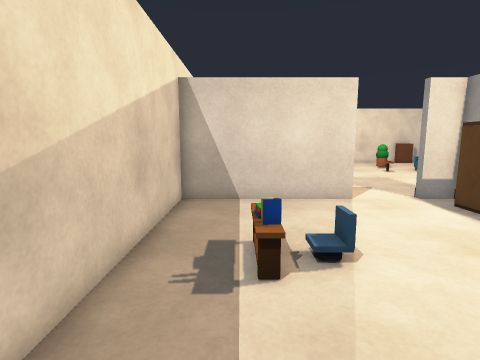
View 1 (above)

16 first-person views from a walk through a robot-simulator world made for Gazebo. The camera is 1.2 m above the floor, tilts 8° down and sees 80° across. The floor is counted in squares, 0.5 m on a side. Each view is taken from the middle of a square. On the plan, view 1 faces up. The plan holds only what a view shows up to about 18 squares ahead; the rest is blank.

View 2
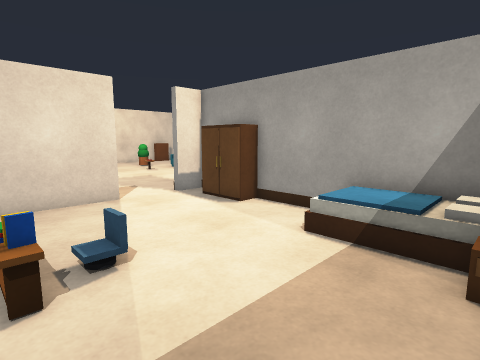

View 3
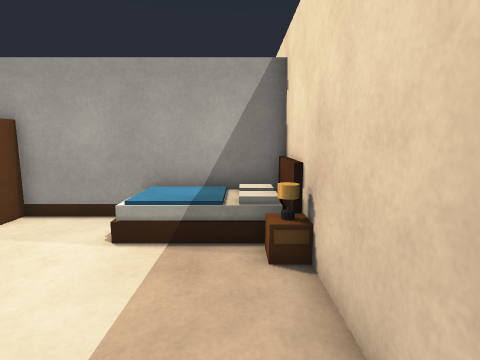

View 4
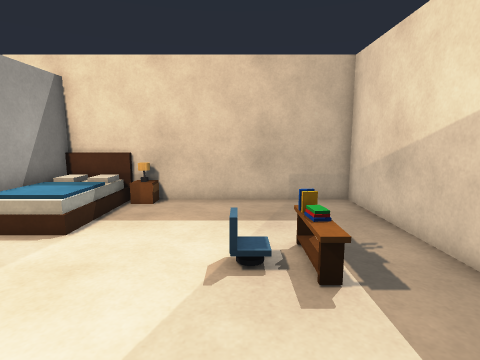

View 5
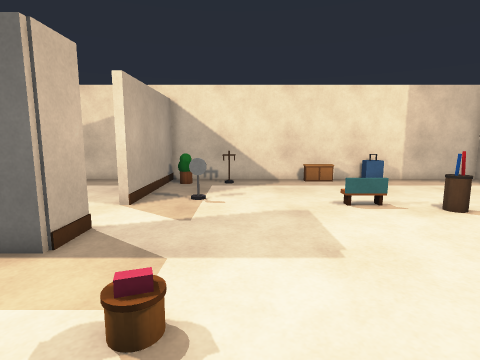

View 6
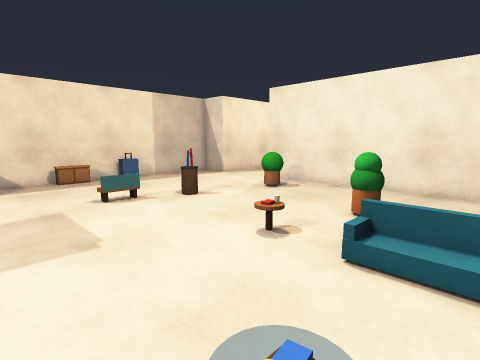

View 7
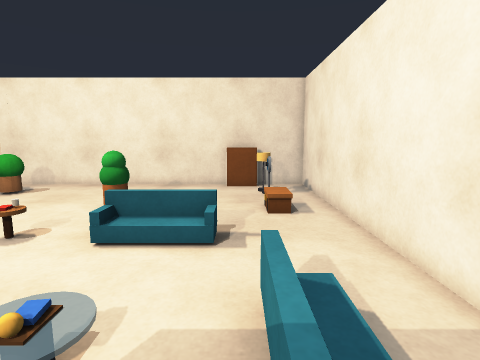

View 8
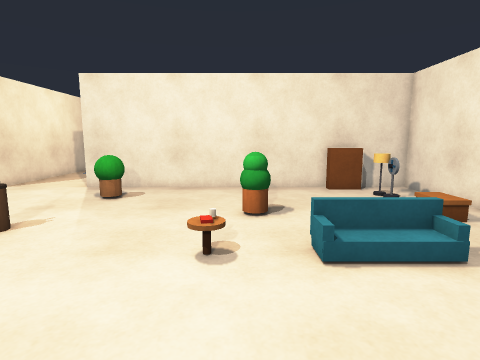

View 9
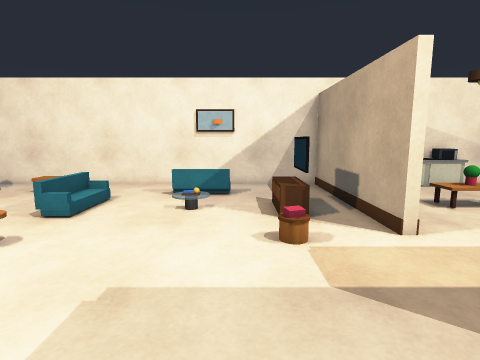

View 10
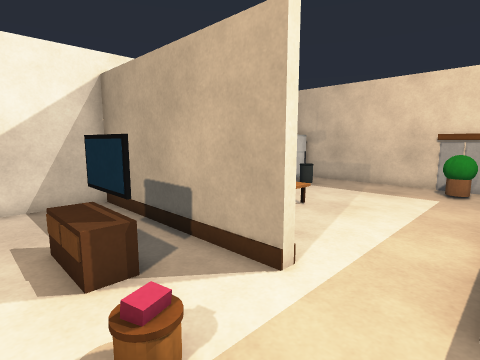

View 11
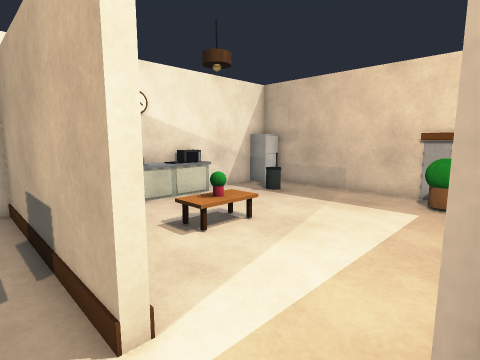

View 12
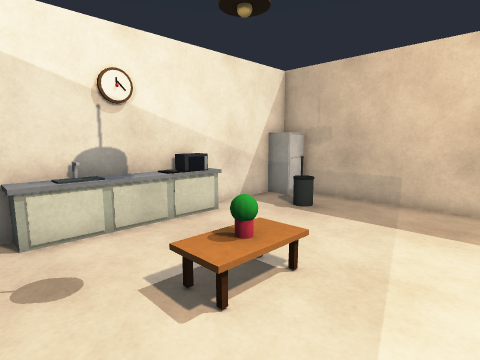

View 13
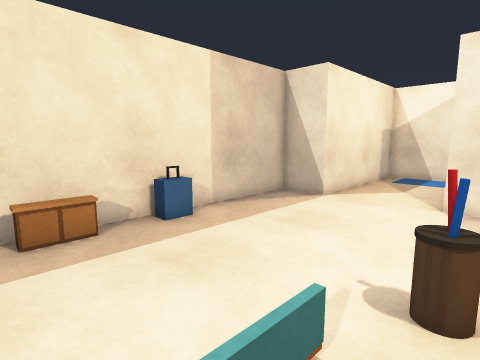

View 14
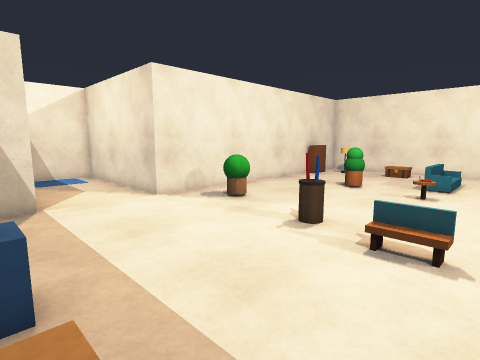

View 15
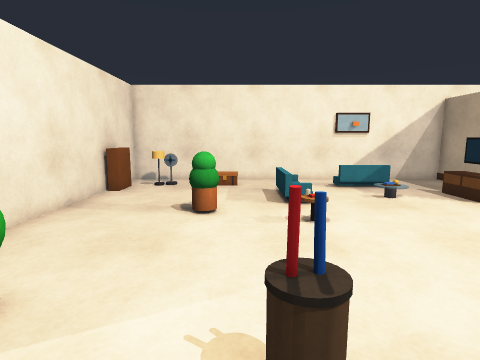

View 16
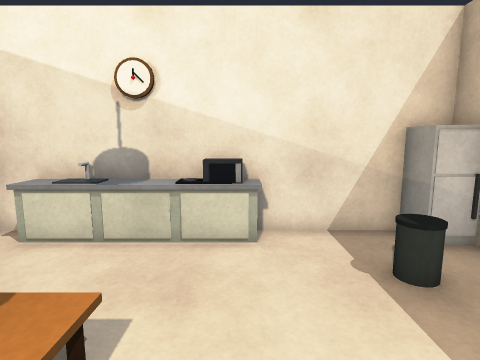

### Floor plan
Points are (right, up) in squares from view 1. A wall is a line through its corners. A room is listed if a view was taken in it or the views show most of it. See-through windows are left out.
Room 1 (views 1, 2, 3, 4)
walls: (4.6, 11.5) (-2.4, 11.5) (-2.4, -0.4) (8.8, -0.4) (8.8, 11.6)
ways out: opening at (6.5, 12) to room 2
objects: desk (1, 5) to (1, 6); desk (2, 5) to (2, 6); nightstand (5, 0) to (6, 0); bed (7, 0) to (8, 4); wardrobe (8, 8) to (8, 10)
Room 2 (views 5, 6, 7, 8, 9, 10, 11, 13, 14, 15)
walls: (12, 11.9) (20.4, 11.9) (20.4, 30.4) (4.2, 30.4) (4.2, 39) (-0.2, 39) (-0.2, 30.4) (-2.4, 30.4) (-2.4, 11.9) (4.6, 11.9) (4.6, 11.5); (20.3, 16.8) (20.1, 17.4)
ways out: opening at (6.5, 12) to room 1; opening at (10.5, 12) to room 3
objects: cabinet (-2, 20) to (-2, 21); suitcase (-2, 24); plant (-1, 13); other object (-1, 15) to (-1, 16); grey cylinder (3, 14); bench (4, 20) to (5, 21); other object (5, 23) to (6, 24); plant (6, 27) to (7, 28); white box (8, 12); side table (11, 22); other object (12, 15); plant (12, 25) to (13, 25); TV (14, 14) to (16, 15); coffee table (14, 18); sofa (14, 22) to (16, 22); coffee table (15, 17) to (15, 18); other object (17, 28); bookshelf (17, 30) to (18, 30); sofa (18, 17) to (18, 19); other object (18, 24) to (18, 25); other object (18, 27); lamp (18, 28); other object (18, 29)
Room 3 (views 12, 16)
walls: (12, 11.5) (12, 11.9); (10.5, -0.4) (20.4, -0.4) (20.4, 11.4); (9.2, 11.9) (9.2, 10.9)
ways out: opening at (10.5, 12) to room 2
objects: other object (10, 0) to (12, 0); plant (11, 1) to (11, 2); dining table (15, 7) to (15, 8); dining table (16, 7) to (16, 8); bin (18, 2); fridge (19, 0) to (20, 1); microwave (20, 5) to (20, 6); counter (20, 7); clock (20, 8); counter (20, 9) to (20, 10)

Positions as (right, up) in squares from view 1, and headings:
1: (0, 0), facing up
2: (0, 0), facing up-right
3: (0, 1), facing right
4: (2, 11), facing down
5: (15, 16), facing left
6: (16, 16), facing up-left
7: (17, 15), facing up
8: (12, 16), facing up
9: (5, 16), facing right
10: (9, 16), facing down-right
11: (9, 13), facing down-right
12: (12, 11), facing down-right
13: (6, 19), facing up-left
14: (-2, 19), facing up-right
15: (3, 24), facing right
16: (13, 5), facing right
